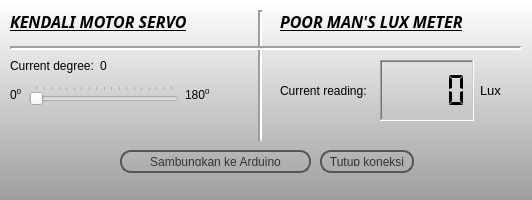
<?xml version="1.0" encoding="UTF-8"?>
<ui version="4.0">
 <class>Dialog</class>
 <widget class="QDialog" name="Dialog">
  <property name="geometry">
   <rect>
    <x>0</x>
    <y>0</y>
    <width>532</width>
    <height>200</height>
   </rect>
  </property>
  <property name="windowTitle">
   <string>SerLux</string>
  </property>
  <property name="windowIcon">
   <iconset>
    <normaloff>Images/serlux.ico</normaloff>Images/serlux.ico</iconset>
  </property>
  <property name="styleSheet">
   <string notr="true">QDialog{Background-color:qlineargradient(spread:pad, x1:1, y1:1, x2:1, y2:0, stop:0 rgba(158, 158, 158, 255), stop:1 rgba(255, 255, 255, 255));}</string>
  </property>
  <widget class="QWidget" name="horizontalLayoutWidget">
   <property name="geometry">
    <rect>
     <x>10</x>
     <y>80</y>
     <width>201</width>
     <height>31</height>
    </rect>
   </property>
   <layout class="QHBoxLayout" name="horizontalLayout">
    <item>
     <widget class="QLabel" name="label">
      <property name="text">
       <string>&lt;html&gt;&lt;head/&gt;&lt;body&gt;&lt;p&gt;0&lt;span style=&quot; vertical-align:super;&quot;&gt;0&lt;/span&gt;&lt;/p&gt;&lt;/body&gt;&lt;/html&gt;</string>
      </property>
     </widget>
    </item>
    <item>
     <widget class="QSlider" name="horizontalSlider">
      <property name="maximum">
       <number>180</number>
      </property>
      <property name="orientation">
       <enum>Qt::Horizontal</enum>
      </property>
      <property name="tickPosition">
       <enum>QSlider::TicksAbove</enum>
      </property>
     </widget>
    </item>
    <item>
     <widget class="QLabel" name="label_2">
      <property name="text">
       <string>&lt;html&gt;&lt;head/&gt;&lt;body&gt;&lt;p&gt;180&lt;span style=&quot; vertical-align:super;&quot;&gt;0&lt;/span&gt;&lt;/p&gt;&lt;/body&gt;&lt;/html&gt;</string>
      </property>
     </widget>
    </item>
   </layout>
  </widget>
  <widget class="QPushButton" name="pushButton">
   <property name="geometry">
    <rect>
     <x>120</x>
     <y>150</y>
     <width>191</width>
     <height>23</height>
    </rect>
   </property>
   <property name="styleSheet">
    <string notr="true">QPushButton {
color: #333;
border: 2px solid #555;
border-radius: 11px;
padding: 5px;
background: qradialgradient(cx: 0.3, cy: -0.4,
fx: 0.3, fy: -0.4,
radius: 1.35, stop: 0 #fff, stop: 1 #888);
min-width: 80px;
}
 
QPushButton:hover {
background: qradialgradient(cx: 0.3, cy: -0.4,
fx: 0.3, fy: -0.4,
radius: 1.35, stop: 0 #fff, stop: 1 #bbb);
}
 
QPushButton:pressed {
background: qradialgradient(cx: 0.4, cy: -0.1,
fx: 0.4, fy: -0.1,
radius: 1.35, stop: 0 #fff, stop: 1 #ddd);
}</string>
   </property>
   <property name="text">
    <string>Sambungkan ke Arduino</string>
   </property>
  </widget>
  <widget class="QWidget" name="horizontalLayoutWidget_2">
   <property name="geometry">
    <rect>
     <x>10</x>
     <y>50</y>
     <width>160</width>
     <height>31</height>
    </rect>
   </property>
   <layout class="QHBoxLayout" name="horizontalLayout_2">
    <item>
     <widget class="QLabel" name="label_3">
      <property name="text">
       <string>Current degree:</string>
      </property>
     </widget>
    </item>
    <item>
     <widget class="QLabel" name="label_4">
      <property name="text">
       <string>0</string>
      </property>
     </widget>
    </item>
   </layout>
  </widget>
  <widget class="QLabel" name="label_5">
   <property name="geometry">
    <rect>
     <x>10</x>
     <y>10</y>
     <width>231</width>
     <height>21</height>
    </rect>
   </property>
   <property name="font">
    <font>
     <family>Arial Black</family>
     <pointsize>12</pointsize>
     <weight>75</weight>
     <italic>true</italic>
     <bold>true</bold>
    </font>
   </property>
   <property name="text">
    <string>&lt;html&gt;&lt;head/&gt;&lt;body&gt;&lt;p&gt;&lt;span style=&quot; text-decoration: underline;&quot;&gt;KENDALI MOTOR SERVO&lt;/span&gt;&lt;/p&gt;&lt;/body&gt;&lt;/html&gt;</string>
   </property>
  </widget>
  <widget class="Line" name="line">
   <property name="geometry">
    <rect>
     <x>250</x>
     <y>10</y>
     <width>21</width>
     <height>131</height>
    </rect>
   </property>
   <property name="lineWidth">
    <number>2</number>
   </property>
   <property name="orientation">
    <enum>Qt::Vertical</enum>
   </property>
  </widget>
  <widget class="QLabel" name="label_6">
   <property name="geometry">
    <rect>
     <x>280</x>
     <y>10</y>
     <width>241</width>
     <height>21</height>
    </rect>
   </property>
   <property name="font">
    <font>
     <family>Arial Black</family>
     <pointsize>12</pointsize>
     <weight>75</weight>
     <italic>true</italic>
     <bold>true</bold>
    </font>
   </property>
   <property name="text">
    <string>&lt;html&gt;&lt;head/&gt;&lt;body&gt;&lt;p&gt;&lt;span style=&quot; text-decoration: underline;&quot;&gt;POOR MAN'S LUX METER&lt;/span&gt;&lt;/p&gt;&lt;/body&gt;&lt;/html&gt;</string>
   </property>
  </widget>
  <widget class="QWidget" name="horizontalLayoutWidget_3">
   <property name="geometry">
    <rect>
     <x>280</x>
     <y>60</y>
     <width>221</width>
     <height>61</height>
    </rect>
   </property>
   <layout class="QHBoxLayout" name="horizontalLayout_3">
    <item>
     <widget class="QLabel" name="label_7">
      <property name="sizePolicy">
       <sizepolicy hsizetype="Preferred" vsizetype="Preferred">
        <horstretch>1</horstretch>
        <verstretch>0</verstretch>
       </sizepolicy>
      </property>
      <property name="text">
       <string>Current reading:</string>
      </property>
     </widget>
    </item>
    <item>
     <widget class="QLCDNumber" name="lcdNumber">
      <property name="sizePolicy">
       <sizepolicy hsizetype="Preferred" vsizetype="Preferred">
        <horstretch>1</horstretch>
        <verstretch>0</verstretch>
       </sizepolicy>
      </property>
      <property name="font">
       <font>
        <family>Century</family>
        <pointsize>48</pointsize>
        <weight>75</weight>
        <bold>true</bold>
       </font>
      </property>
      <property name="frameShape">
       <enum>QFrame::WinPanel</enum>
      </property>
      <property name="frameShadow">
       <enum>QFrame::Sunken</enum>
      </property>
      <property name="lineWidth">
       <number>3</number>
      </property>
      <property name="smallDecimalPoint">
       <bool>true</bool>
      </property>
      <property name="numDigits">
       <number>4</number>
      </property>
      <property name="segmentStyle">
       <enum>QLCDNumber::Flat</enum>
      </property>
      <property name="value" stdset="0">
       <double>0.000000000000000</double>
      </property>
      <property name="intValue" stdset="0">
       <number>0</number>
      </property>
     </widget>
    </item>
    <item>
     <widget class="QLabel" name="label_9">
      <property name="sizePolicy">
       <sizepolicy hsizetype="Preferred" vsizetype="Preferred">
        <horstretch>0</horstretch>
        <verstretch>0</verstretch>
       </sizepolicy>
      </property>
      <property name="font">
       <font>
        <pointsize>10</pointsize>
       </font>
      </property>
      <property name="text">
       <string>Lux</string>
      </property>
     </widget>
    </item>
   </layout>
  </widget>
  <widget class="QPushButton" name="pushButton_2">
   <property name="geometry">
    <rect>
     <x>320</x>
     <y>150</y>
     <width>94</width>
     <height>23</height>
    </rect>
   </property>
   <property name="sizePolicy">
    <sizepolicy hsizetype="Preferred" vsizetype="Preferred">
     <horstretch>0</horstretch>
     <verstretch>0</verstretch>
    </sizepolicy>
   </property>
   <property name="font">
    <font>
     <weight>50</weight>
     <bold>false</bold>
    </font>
   </property>
   <property name="styleSheet">
    <string notr="true">QPushButton {
color: #333;
border: 2px solid #555;
border-radius: 11px;
padding: 5px;
background: qradialgradient(cx: 0.3, cy: -0.4,
fx: 0.3, fy: -0.4,
radius: 1.35, stop: 0 #fff, stop: 1 #888);
min-width: 80px;
}
 
QPushButton:hover {
background: qradialgradient(cx: 0.3, cy: -0.4,
fx: 0.3, fy: -0.4,
radius: 1.35, stop: 0 #fff, stop: 1 #bbb);
}
 
QPushButton:pressed {
background: qradialgradient(cx: 0.4, cy: -0.1,
fx: 0.4, fy: -0.1,
radius: 1.35, stop: 0 #fff, stop: 1 #ddd);
}</string>
   </property>
   <property name="text">
    <string>Tutup koneksi</string>
   </property>
   <property name="shortcut">
    <string>X</string>
   </property>
  </widget>
  <widget class="Line" name="line_2">
   <property name="geometry">
    <rect>
     <x>10</x>
     <y>40</y>
     <width>511</width>
     <height>16</height>
    </rect>
   </property>
   <property name="frameShadow">
    <enum>QFrame::Sunken</enum>
   </property>
   <property name="lineWidth">
    <number>2</number>
   </property>
   <property name="orientation">
    <enum>Qt::Horizontal</enum>
   </property>
  </widget>
 </widget>
 <resources/>
 <connections/>
</ui>
